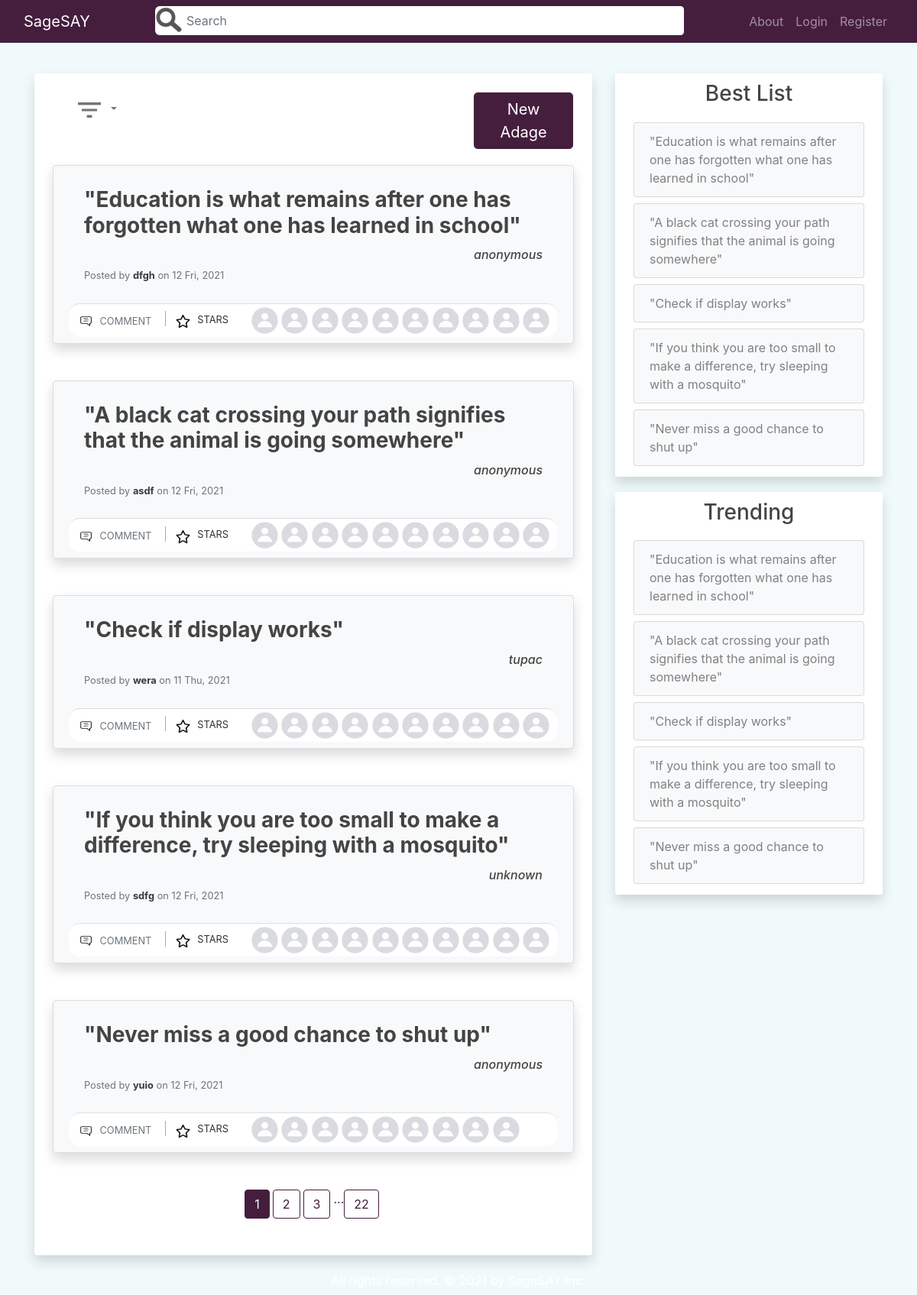
Page /home?srt=tr on the committed database.
### quotes_app/models.py (models this page shows, shortened)
class User(db.Model, UserMixin):
    id = db.Column(db.Integer, primary_key=True)
    username = db.Column(db.String(20), unique=True, nullable=False)
    email = db.Column(db.String(120), unique=True, nullable=False)
    image_file = db.Column(db.String(20), nullable=False, default='default.jpg')
    password = db.Column(db.String(60), nullable=False)
    posts = db.relationship('Post', backref='posted_by', lazy=True)
    comments = db.relationship('Comment', backref='comment_author', lazy=True)
    likes = db.relationship('Like', backref='like_author', lazy=True)
    more_info = db.relationship('MoreInfoUser', backref='info_author', lazy=True)
    like_comments = db.relationship('LikeComment', backref='like_comment_author', lazy=True)

class Post(db.Model):
    id = db.Column(db.Integer, primary_key=True)
    author = db.Column(db.String(100), nullable=False, default='Anonymous')
    content = db.Column(db.Text, nullable=False)
    date_posted = db.Column(db.DateTime, nullable=False, default=dt.utcnow)
    user_id = db.Column(db.Integer, db.ForeignKey('user.id'), nullable=False)
    comments = db.relationship('Comment', backref='comment_post', lazy=True)
    likes = db.relationship('Like', backref='like_post', lazy=True)

### quotes_app/main/routes.py (the view, shortened to what this page needs)
@main.route("/", methods=['GET', 'POST'])
@main.route("/home", methods=['GET', 'POST'])
def home():
    schform = SearchForm()
    page = request.args.get('page', 1, type=int)
    sort = request.args.get('srt', 'n', type=str)
    if schform.schsubmit.data and schform.validate_on_submit():
        if schform.query.data != '':
            return redirect(url_for('main.home', sch=schform.query.data))
        else:
            return redirect(url_for('main.home', page=page, srt=sort))
    post_id = request.args.get('star', type=int)
    search = request.args.get('sch', type=str)
    posts = prepare_posts(search, sort)
    num_pages = prepare_num_pages(posts, page, PER_PAGE)
    posts_data = prepare_posts_display(posts[(page-1)*PER_PAGE:page*PER_PAGE], 10)
    best_posts = get_best_posts(BEST_TREND)
    trend_posts = get_trending(BEST_TREND)
    if search:
        schform.query.data = search
    return render_template('main/home.html', posts_data=posts_data, num_pages=num_pages,
        schform=schform, best_posts=best_posts, trend_posts=trend_posts, page=page,
        search=search, sort=sort)

### quotes_app/main/forms.py
class SearchForm(FlaskForm):
    query = StringField('Search')
    schsubmit = SubmitField('Go')

### quotes_app/main/utils.py (called while the page is built)
def prepare_posts_display(posts, size):
    posts_data = []
    for post in posts:
        post_info = []
        likes = Like.query.filter_by(like_post=post).limit(size).all()
        for like in likes:
            post_info.append(User.query.get(like.user_id))
        post_info.append(post)
        starred = None
        if current_user.is_authenticated:
            starred = Like.query.filter_by(like_post=post, like_author=current_user).first()
        if starred:
            post_info.append(True)
        else:
            post_info.append(False)
        posts_data.append(post_info)
    return posts_data

def is_valid_page(posts, page, per_page):
    len_posts = len(posts)
    if page <= 0 or per_page <= 0 or (len_posts == 0 and page != 1):
        return False
    if len_posts % per_page == 0:
        if len_posts // per_page < page and len_posts > 0:
            return False
    else:
        if len_posts // per_page + 1 < page:
            return False
    return True

def get_best_posts(size):
    sub_query = Like.query.with_entities(Like.post_id,
        func.count(Like.user_id).label('sum_likes')).group_by(Like.post_id).subquery()
    posts = Post.query.with_entities(Post).join(sub_query,
        Post.id==sub_query.c.post_id,isouter=True).order_by(sub_query.c.sum_likes.desc(),
        Post.date_posted.desc()).limit(size).all()
    return posts

def get_trending(size):
    time_window = dt.utcnow() - timedelta(days=7)
    sub_query = Like.query.filter(Like.date_like >= time_window)\
        .with_entities(Like.post_id, func.count(Like.user_id).label('sum_likes'))\
        .group_by(Like.post_id).subquery()
    sub_query2 = Like.query.with_entities(Like.post_id,
        func.count(Like.user_id).label('sum_likes2')).group_by(Like.post_id).subquery()
    posts = Post.query.with_entities(Post)\
        .join(sub_query, Post.id==sub_query.c.post_id, isouter=True)\
        .join(sub_query2, Post.id==sub_query2.c.post_id, isouter=True)\
        .order_by(sub_query.c.sum_likes.desc(), sub_query2.c.sum_likes2.desc(),
        Post.date_posted.desc()).limit(size).all()
    return posts

### quotes_app/templates/main/home.html (shortened to what this page needs)
{% extends "main/layout.html" %}
{% block content %}
<div class="col-md-8">
    <div class="mx-auto">
        <div class="container py-4 px-4 mb-4 bg-white shadow rounded overflow-hidden">
            <div class="card rounded card-nf bg-white p-0">
                <div class="card-body p-0">
                    <div class="d-flex flex-wrap">
                        <div class="ml-1 mr-auto">
                            <div class="dropdown">
                                <button class="btn btn-filter btn-order p-0 dropdown-toggle" type="button" id="dropdownMenuButton" data-toggle="dropdown" aria-haspopup="true" aria-expanded="false">
                                    <img src="{{ url_for('static', filename='icons_photos/filter.png') }}" width="40" height="40">
                                </button>
                            </div>
                        </div>
                        <div class="ml-auto">
                            <a href="{{ url_for('posts.new_post') }}" class="btn btn-lg btn-order btn-violet m-0" role="button" aria-pressed="true">New Adage</a>
                        </div>
                    </div>
                </div>
            </div>
            {% for post in posts_data %}
                <div class="card rounded shadow bg-light py-2 mb-5">
                    <div class="card-body">
                        <div class="row">
                            <div class="col-12 link-post-content">
                                <a href="{{ url_for('posts.post', post_id=post[-2].id) }}"><h3 class="card-title "><b>"{{ post[-2].content | safe }}"</b></h3></a>
                            </div>
                            <div class="col-12 d-flex justify-content-end text-center">
                                <h6><i>{{ post[-2].author }}</i></h6>
                            </div>
                            <div class="col mt-2">
                                <h6 class="card-subtitle mb-2 text-muted">
                                    <p class="card-text text-muted small"> Posted by <a href="{{ url_for('users.user_profile', username=post[-2].posted_by.username) }}" class="font-weight-bold text-dark"> {{ post[-2].posted_by.username }}</a> on {{ post[-2].date_posted.strftime('%-d %a, %Y') }}</p>
                                </h6>
                            </div>
                        </div>
                    </div>
                    <div class="card-footer bg-white p-1">
                        <div class="row">
                            <div class="col-md-auto ">
                                <a href="{{ url_for('posts.post', post_id=post[-2].id) }}" class="btn btn-outlined btn-black text-muted bg-transparent p-1 ml-1 mr-2" data-wow-delay="0.7s">
                                    <img src="{{ url_for('static', filename='icons_photos/comment.png') }}" class="mr-1 " width="19" height="19">
                                    <small>COMMENT</small>
                                </a>
                                {% if search %}
                                    <a href="{{ url_for('main.home', page=page, star=post[-2].id, sch=search, srt=sort) }}" class="btn btn-outlined btn-black text-muted bg-transparent p-1 ml-2 mr-0" data-wow-delay="0.7s"></a>
                                {% else %}
                                    <a href="{{ url_for('main.home', page=page, star=post[-2].id, srt=sort) }}" class="btn btn-outlined btn-black text-muted bg-transparent p-1 ml-2 mr-0" data-wow-delay="0.7s">
                                {% endif %}
                                {% if post[-1] == True %}
                                    <img src="{{ url_for('static', filename='icons_photos/christmas-star.png') }}" width="19" height="19">
                                {% else %}
                                    <img src="{{ url_for('static', filename='icons_photos/star.png') }}" width="19" height="19">
                                {% endif %}
                                </a>
                                <small>STARS</small>
                            </div>
                            <div class="col-md-auto">
                                <ul class="list-inline mb-0">
                                    {% for user in post[:-2] %}
                                    <li class="list-inline-item">
                                        <a href="{{ url_for('users.user_profile', username=user.username) }}">
                                            <img src="{{ url_for('static', filename='profile_pics/' + user.image_file) }}" alt="DP" class=" rounded-circle" width="35" height="35">
                                        </a>
                                    </li>
                                    {% endfor %}
                                </ul>
                            </div>
                        </div>
                    </div>
                </div>
            {% endfor %}
            <div class="container d-flex justify-content-center">
                {% for page_num in num_pages %}
                    {% if page_num %}
                        {% if page == page_num %}
                            {% if search %}
                                <a class="mr-1 mb-4 btn btn-violet" href="{{ url_for('main.home', page=page_num, sch=search, srt=sort) }}">{{ page_num }}</a>
                            {% else %}
                                <a class="mr-1 mb-4 btn btn-violet" href="{{ url_for('main.home', page=page_num, srt=sort) }}">{{ page_num }}</a>
                            {% endif %}
                        {% else %}
                            {% if search %}
                                <a class="mr-1 mb-4 btn btn-outline-violet" href="{{ url_for('main.home', page=page_num, sch=search, srt=sort) }}">{{ page_num }}</a>
                            {% else %}
                                <a class="mr-1 mb-4 btn btn-outline-violet" href="{{ url_for('main.home', page=page_num, srt=sort) }}">{{ page_num }}</a>
                            {% endif %}
                        {% endif %}
                    {% else %}
                        ...
                    {% endif %}
                {% endfor %}
            </div>
        </div>
    </div>
</div>
<div class="col-md-4">
    <div class="content-section shadow">
        <div class="mb-3 text-center">
            <h3>Best List</h3>
        </div>
        <ul class="list-group">
            {% if not best_posts %}
                <a href="{{ url_for('posts.new_post') }}"><li class="list-group-item list-group-item-light">No Adages. Add one.</li></a>
            {% else %}
                {% for post in best_posts %}
                    <a href="{{ url_for('posts.post', post_id=post.id) }}" class="p-1"><li class="list-group-item list-group-item-light">"{{ post.content | safe }}"</li></a>
                {% endfor %}
            {% endif %}
        </ul>
    </div>
    <div class="content-section shadow">
        <div class="mb-3 text-center">
            <h3>Trending</h3>
        </div>
        <ul class="list-group">
            {% if not trend_posts %}
            <a href="{{ url_for('posts.new_post') }}"><li class="list-group-item list-group-item-light">No activity. Add an Adage or give a star.</li></a>
            {% else %}
                {% for post in trend_posts %}
                <a href="{{ url_for('posts.post', post_id=post.id) }}" class="p-1"><li class="list-group-item list-group-item-light">"{{ post.content | safe }}"</li></a>
                {% endfor %}
            {% endif %}
        </ul>
    </div>
</div>
{% endblock content %}

### quotes_app/static/css/main.css (style rules this page uses)
html { height: 100%; }
body { height: 100%; display: flex; flex-direction: column; background: #f0fafa; color: #333333; margin-top: 6rem; background-repeat: no-repeat; background-attachment: fixed; background-size: cover; }
h1, h2, h3, h4, h5, h6 { color: #444444; }
a, a:active, a:focus, button, button:active, button:focus { outline: none; }
.btn-outline-violet { color: #451e3e; border-color: #451e3e !important; }
.btn-violet { color: white; border-color: #451e3e !important; background-color: #451e3e; }
.btn-filter { border-color: white; color: #777777; }
.btn-order { min-height: 45px; min-width: 102px; max-width: 130px; }
.btn-lg { padding: .375rem .75rem; }
.list-group a { text-decoration: none; }
.list-group-item-light { background-color: #f8f9fa; }
.link-post-content a { color: #444444; text-decoration: none; }
.content-section { background: #ffffff; padding: 10px 20px; border-radius: 3px; margin-bottom: 20px; }
.card-footer:last-child { border-radius: 15px; }
.card { background: #451e3e; padding: 10px 20px; border: 1px solid #dddddd; border-radius: 8px; margin-bottom: 20px; }
.card-nf { border: 1px solid white; }
.btn { border-color: white; -webkit-box-shadow: none; box-shadow: none; }
.form-control { border-color: white; -webkit-box-shadow: none; box-shadow: none; }
.list-inline-item:not(:last-child) { margin-right: 0px; }

### rows in the picture
User: content "Education is what remains after one has forgotten what one has learned in school", author "anonymous", username "dfgh", date_posted "12 Fri, 2021", image_file (placeholder picture), content "A black cat crossing your path signifies that the animal is going somewhere", username "asdf", content "If you think you are too small to make a difference, try sleeping with a mosquito", author "unknown", username "sdfg", content "Never miss a good chance to shut up", username "yuio"
User: image_file (placeholder picture)
User: image_file (placeholder picture)
User: image_file (placeholder picture)
User: image_file (placeholder picture)
User: image_file (placeholder picture)
User: image_file (placeholder picture)
User: image_file (placeholder picture)
User: image_file (placeholder picture)
User: image_file (placeholder picture)
User: content "Check if display works", author "tupac", username "wera", date_posted "11 Thu, 2021", image_file (placeholder picture)
Post: content "Education is what remains after one has forgotten what one has learned in school"
Post: content "A black cat crossing your path signifies that the animal is going somewhere"
Post: content "Check if display works"
Post: content "If you think you are too small to make a difference, try sleeping with a mosquito"
Post: content "Never miss a good chance to shut up"

### other values in the picture
{{ page_num }} "1"
{{ page_num }} "2" "3" "22"
